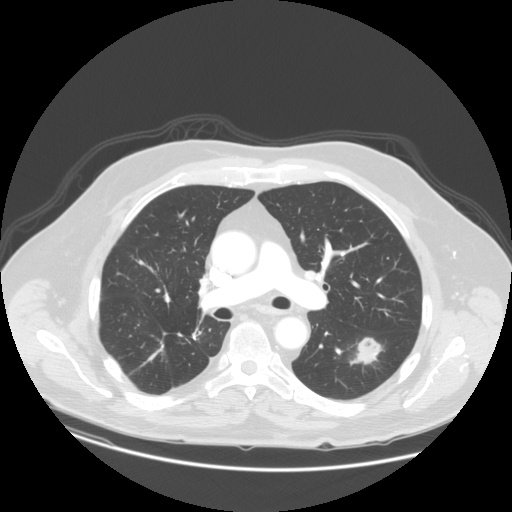
%> input picture 1.png, 512 x 512 px; its folder holds only this picture in this run
$ octave --eval "result = statistical_feature;"   (GNU Octave 9; MATLAB toolbox functions it lacks are replaced by stand-ins)
%> lines starting %> are read from the running program, lines starting %| are printed output that depends on the picture; in (x1, y1, x2, y2) boxes, pixels count from 0 and x2, y2 are one past the last pixel; in counts of white or black regions, pixels touching at a corner belong together; the program's own positions count from 1
### segmentation.m
function [images,centers] = segmentation  %%%% this function performs lungs segmentation and detction of nodule candidates


%%%%%%%%%read all images present in the current directory%%%%
imagefiles = dir('*.png');
nfiles = length(imagefiles);
% Number of files found

for ii=1:nfiles
   currentfilename = imagefiles(ii).name;
   im = imread(currentfilename);
%> im is the input picture: size 512x512 uint8; min 0, max 255, mean 108.4
   images{ii} = im;
   %imshow(currentimage);


   %figure,imshow(im),title('Original Image');
    % to dump the circular area around lungs
    y = imhist(im);
%> y = 256 values, max 53230 at index 1, min 0 at index 11, mean 1024
    DataInv = 1.01*max(y) - y;
%> DataInv = 256 values, max 53762.3 at index 11, min 532.3 at index 1, mean 52738.3
    [Minima,MinIdx] = findpeaks(DataInv,'MinPeakDistance',10);
%> Minima = [53762.3; 53054.3; 53664.3; 53699.3; 53701.3; 52733.3; 53483.3]; MinIdx = [11; 70; 127; 154; 170; 219; 250]
    im1=im;
    im1(im<MinIdx(2))=0;
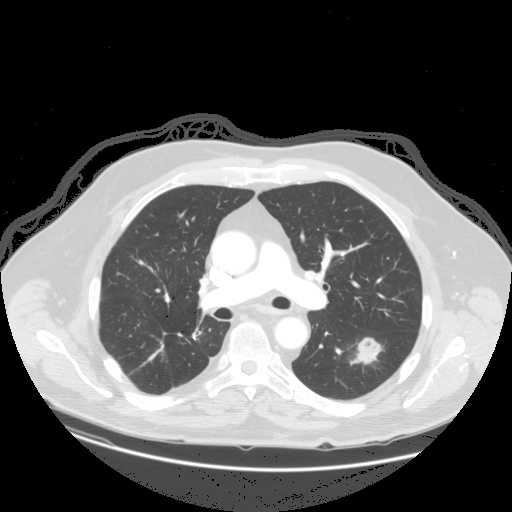
%> im1: size 512x512 uint8; min 0, max 255, mean 95.2
   % figure,imshow(im1),title('Initial Thresh(Min Peak)');
    im1= imgaussfilt(im1);
    im2= 255-im1;
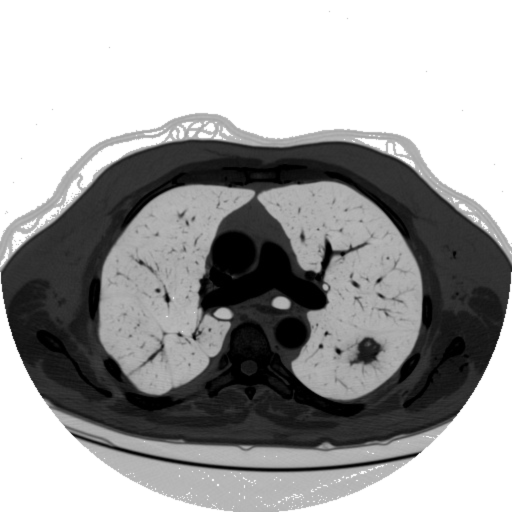
%> im2: size 512x512 uint8; min 0, max 255, mean 159.8
    %binary image
    t = graythresh(im2);
%> t = 0.51
    % figure,imshow(im2);
    im3 = im2bw(im2,t);
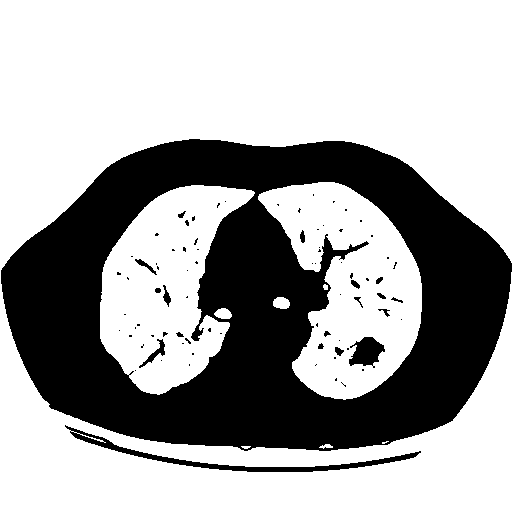
%> im3: size 512x512 logical; 65.7% white; 81 black regions (62 under 20 px), largest, box (x1, y1, x2, y2) and area: (1, 139, 512, 451) 86171, (65, 425, 421, 472) 1862, (349, 337, 385, 368) 692
    % figure,imshow(im3);
    CC = bwconncomp(im3);
%> CC = 9 connected components
    im5=im3;
    numPixels = cellfun(@numel,CC.PixelIdxList);
%> numPixels = [132949 18833 147 22 20137 165 40 25 11]
    [biggest,idx] = max(numPixels);
%> biggest = 132949; idx = 1
    im5(CC.PixelIdxList{idx}) = 0;
%> im5: size 512x512 logical; 15% white; 8 white regions (1 under 20 px), largest, box (x1, y1, x2, y2) and area: (258, 182, 422, 400) 20137, (100, 185, 255, 395) 18833, (273, 297, 290, 309) 165
   % figure,imshow(im5),title('Connected Components Result');
%     se = [1 1 1 1,1 1 1 1,1 1 1 1];
%      im5 = imdilate(im5,se);
    im5 = imfill(im5,'holes');
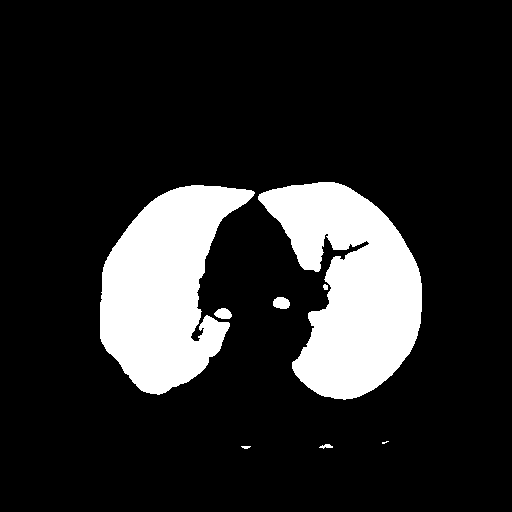
%> im5: size 512x512 logical; 15.7% white; 8 white regions (1 under 20 px), largest, box (x1, y1, x2, y2) and area: (258, 182, 422, 400) 21296, (100, 185, 255, 395) 19465, (273, 297, 290, 309) 165
    %figure, imshow(im5),title('Dilated Components');
    [row,col]=size(im5);
%> row = 512; col = 512
    for i=1:row
        for j=1:col
            if im5(i,j)==0
                im(i,j)=0;
            end
        end
    end
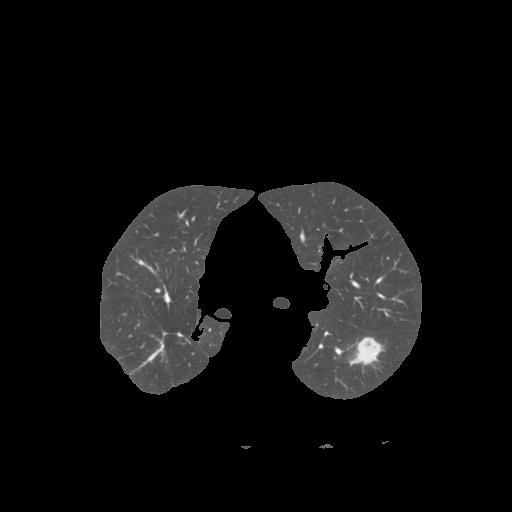
%> im: size 512x512 uint8; min 0, max 255, mean 14.3
   % figure, imshow(im),title('Extracted Lungs');
    % K = wiener2(im,[5 5]);
    % figure, imshow(K);
    im = imcrop(im,[67.5100  143.5100  392.9800  295.9800]);
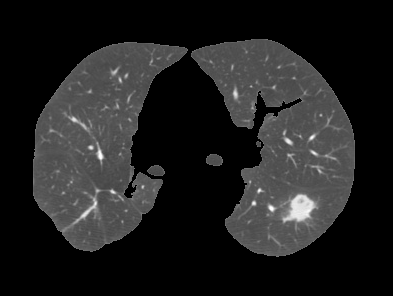
%> im: size 296x393 uint8; min 0, max 255, mean 32
    images{ii} =im;
    im6 = im;
    %figure,imshow(im6);
    im6(im<200) = 0 ;
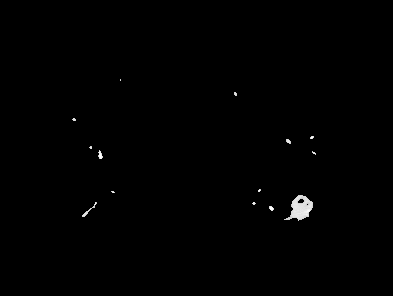
%> im6: size 296x393 uint8; min 0, max 255, mean 1.1
    %figure,imshow(im6),title('internal structures');

    [centers{ii}, radii] = imfindcircles(im6,[1 25],'ObjectPolarity','bright', ...
        'Sensitivity',0.85, 'EdgeThreshold',0.7);
%> radii = [2.07; 1.74; 1.81; 1.38; 1.28; 1.28; 1.35; 9.69; 1.3]


end

end


   %%%%%%%%%%%%%%%%%%%  statistical features %%%%%%%%%%%


### statistical_feature.m

function  [images,centers,feature_set]  =  statistical_feature
[images,centers] = segmentation();
%> images = 1 item; centers = 1 item
[y,z]= size(centers);
%> y = 1; z = 1

for ii=1:z
 [rowc colc] = size(centers{ii});

 center = centers{ii};
 center = floor (center);

variance1 = [];
standard_dev1=[];
median11=[];
mean11=[];
rms11 = [];
  N = [];
    N_var1= [];
    N_sd1 =[];
    N_med1 = [];
    N_mean1 = [];
    N_rms1 = [];

  for l = 1:rowc
     im = im2double(images{ii});
     A = regiongrowing(im,center(l,2),center(l,1),0.15);
     N{l} = A;
    N_var1{l}= var(A(:));
    N_sd1{l} = std(A(:));
    N_med1{l} = median(A(:));
    N_mean1{l} = mean(A(:));
    N_rms1{l} = rms(A(:));
 end
          variance1=N_var1';
          standard_dev1 = N_sd1';
          median11 = N_med1';
          mean11 = N_mean1';
          rms11 = N_rms1';

       feature=[variance1 standard_dev1 median11 mean11 rms11];
       feature = cell2mat(feature);
       feature_set{ii} = feature;
        TF = isempty(feature_set{ii});

     if  (TF == 1)
         feature_set{ii} = [0,0,0,0,0];
     end
       %[rowc1 colc1] = size(feature_set{ii});


      %disp(rowc);
      %disp(rowc1);

end
%> this loop made 1 pass
%> (rowc, colc, median11, TF) on pass 1: (9, 2, {0, 0, 0, 0, 0, 0, 0, 0, 0}, false)
%> after the loop, N = 9 items; N_mean1 = {0.000266, 0.000143, 0.00017, 0.000672, 5.48e-05, 0.000219, 0.000177, 0.00349, 9.79e-05}; N_med1 = {0, 0, 0, 0, 0, 0, 0, 0, 0}; N_rms1 = {0.0154, 0.0116, 0.0118, 0.0223, 0.00663, 0.0126, 0.0115, 0.0548, 0.00897}; N_sd1 = {0.0154, 0.0116, 0.0118, 0.0223, 0.00663, 0.0126, 0.0115, 0.0547, 0.00897}; N_var1 = {0.000238, 0.000134, 0.00014, 0.000498, 4.4e-05, 0.000158, 0.000132, 0.00299, 8.05e-05}; feature_set = 1 item
end
